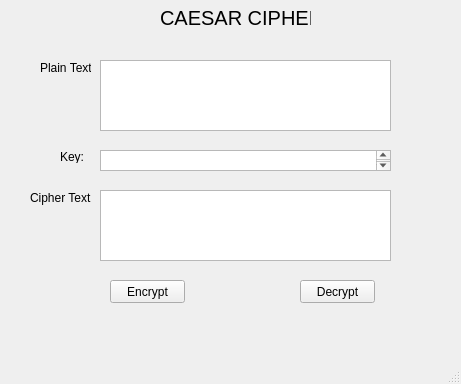
<?xml version="1.0" encoding="UTF-8"?>
<ui version="4.0">
 <class>MainWindow</class>
 <widget class="QMainWindow" name="MainWindow">
  <property name="geometry">
   <rect>
    <x>0</x>
    <y>0</y>
    <width>461</width>
    <height>384</height>
   </rect>
  </property>
  <property name="windowTitle">
   <string>MainWindow</string>
  </property>
  <widget class="QWidget" name="centralwidget">
   <widget class="QLabel" name="label">
    <property name="geometry">
     <rect>
      <x>160</x>
      <y>10</y>
      <width>151</width>
      <height>16</height>
     </rect>
    </property>
    <property name="font">
     <font>
      <pointsize>15</pointsize>
     </font>
    </property>
    <property name="text">
     <string>CAESAR CIPHER</string>
    </property>
   </widget>
   <widget class="QLabel" name="label_2">
    <property name="geometry">
     <rect>
      <x>40</x>
      <y>60</y>
      <width>51</width>
      <height>16</height>
     </rect>
    </property>
    <property name="text">
     <string>Plain Text:</string>
    </property>
   </widget>
   <widget class="QLabel" name="label_3">
    <property name="geometry">
     <rect>
      <x>60</x>
      <y>150</y>
      <width>47</width>
      <height>13</height>
     </rect>
    </property>
    <property name="text">
     <string>Key:</string>
    </property>
   </widget>
   <widget class="QLabel" name="label_4">
    <property name="geometry">
     <rect>
      <x>30</x>
      <y>190</y>
      <width>61</width>
      <height>16</height>
     </rect>
    </property>
    <property name="text">
     <string>Cipher Text:</string>
    </property>
   </widget>
   <widget class="QTextEdit" name="txt_plain_text">
    <property name="geometry">
     <rect>
      <x>100</x>
      <y>60</y>
      <width>291</width>
      <height>71</height>
     </rect>
    </property>
   </widget>
   <widget class="QTextEdit" name="txt_key">
    <property name="geometry">
     <rect>
      <x>100</x>
      <y>150</y>
      <width>291</width>
      <height>21</height>
     </rect>
    </property>
   </widget>
   <widget class="QTextEdit" name="txt_cipher_text">
    <property name="geometry">
     <rect>
      <x>100</x>
      <y>190</y>
      <width>291</width>
      <height>71</height>
     </rect>
    </property>
   </widget>
   <widget class="QPushButton" name="btn_encrypt">
    <property name="geometry">
     <rect>
      <x>110</x>
      <y>280</y>
      <width>75</width>
      <height>23</height>
     </rect>
    </property>
    <property name="text">
     <string>Encrypt</string>
    </property>
   </widget>
   <widget class="QPushButton" name="btn_decrypt">
    <property name="geometry">
     <rect>
      <x>300</x>
      <y>280</y>
      <width>75</width>
      <height>23</height>
     </rect>
    </property>
    <property name="text">
     <string>Decrypt</string>
    </property>
   </widget>
  </widget>
  <widget class="QMenuBar" name="menubar">
   <property name="geometry">
    <rect>
     <x>0</x>
     <y>0</y>
     <width>461</width>
     <height>21</height>
    </rect>
   </property>
  </widget>
  <widget class="QStatusBar" name="statusbar"/>
 </widget>
 <resources/>
 <connections/>
</ui>
